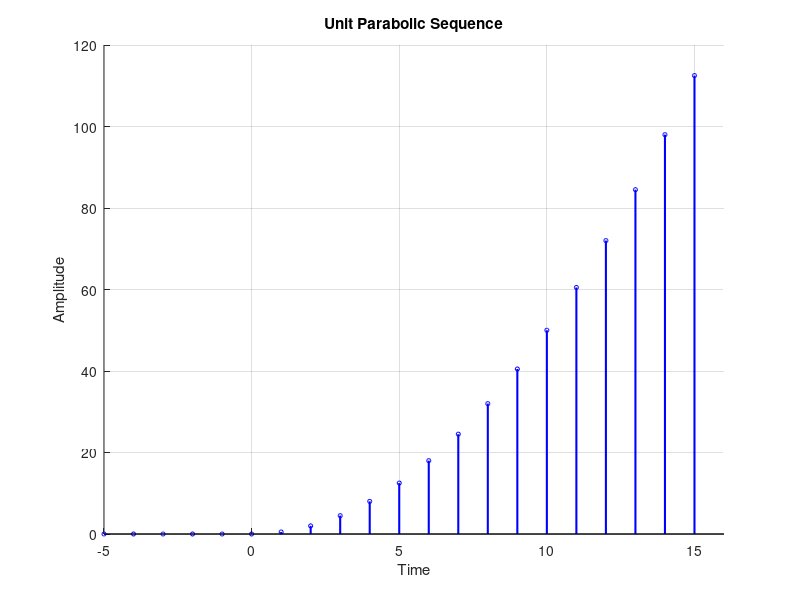

Recreate this plot in MATLAB.
% Name: Priyadarshan Ghosh
% Roll no.: 72
clc;
clf;
n1 = -5:15;
for i = 1:length(n1)
    if n1(i) >= 0
        x1(i) = n1(i).^2/2;
    else 
        x1(i) = 0;
    end
end

stem(n1,x1,'bo','linewidth',1.5,'MarkerSize',3);
title ('Unit Parabolic Sequence');
xlabel('Time');
ylabel('Amplitude');
axis([-5, 16]);
grid on;
box off;